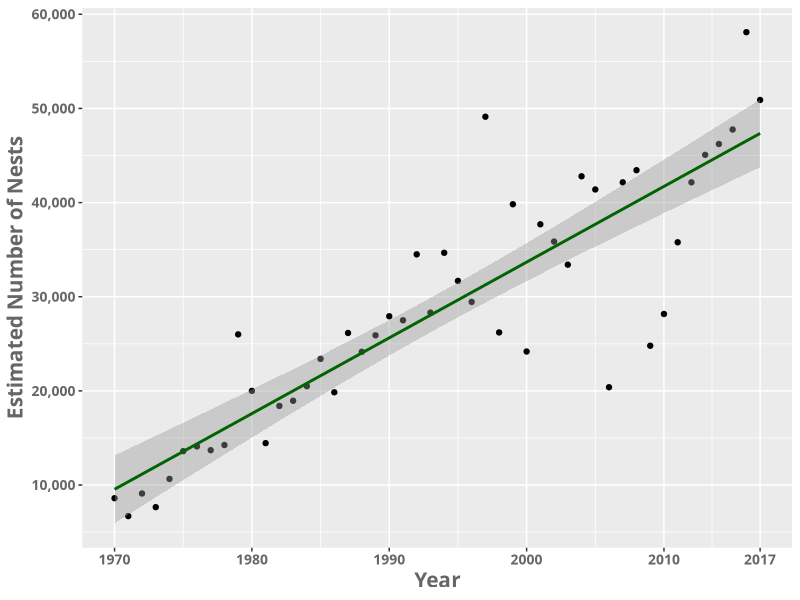

Here is the R script that generated this plot:
#########################################################################
################## Graphics for Sara's Gator ESA story ################
######################### Joan Meiners 2017 #############################

setwd("/Users/joanmeiners/Dropbox/NOLA.com/ESA_series_for_Sara/alligators")

library(ggplot2)

# load data
gators = read.csv("alligators.csv", header = TRUE)
View(gators)

# remove first three rows, unreliable/unusable data
colnames(gators) = c("Year", "Thousands_Nests", "Length", "Bonus_season")

# change classes
gators$Thousands_Nests = as.numeric(as.character(gators$Thousands_Nests))
gators$Length = as.numeric(as.character(gators$Length))
gators$Bonus_season = as.numeric(as.character(gators$Bonus_season))

# make new column
gators$Nests = as.numeric(gators$Thousands_Nests*1000)

# plot gator nests and length over time
quartz(width = 10, height = 6)
ggplot(gators, aes(x = Year, y =Nests)) +
  geom_point() + 
  geom_smooth(method = "lm", color = "darkgreen") +
  xlab("Year") + ylab("Estimated Number of Nests") +
  theme(axis.title = element_text(family = "Trebuchet MS", color="#666666", face="bold", size=15)) +
  theme(axis.text = element_text(family = "Trebuchet MS", color="#666666", face="bold", size=10)) +
  scale_x_continuous(breaks=c(1970, 1980, 1990, 2000, 2010, 2017)) +
  scale_y_continuous(labels = function(x) paste0(scales::comma(x)))

tiff(filename = "Gators", units = "in", compression = "lzw", res = 300, width = 10, height = 6)
dev.off()
